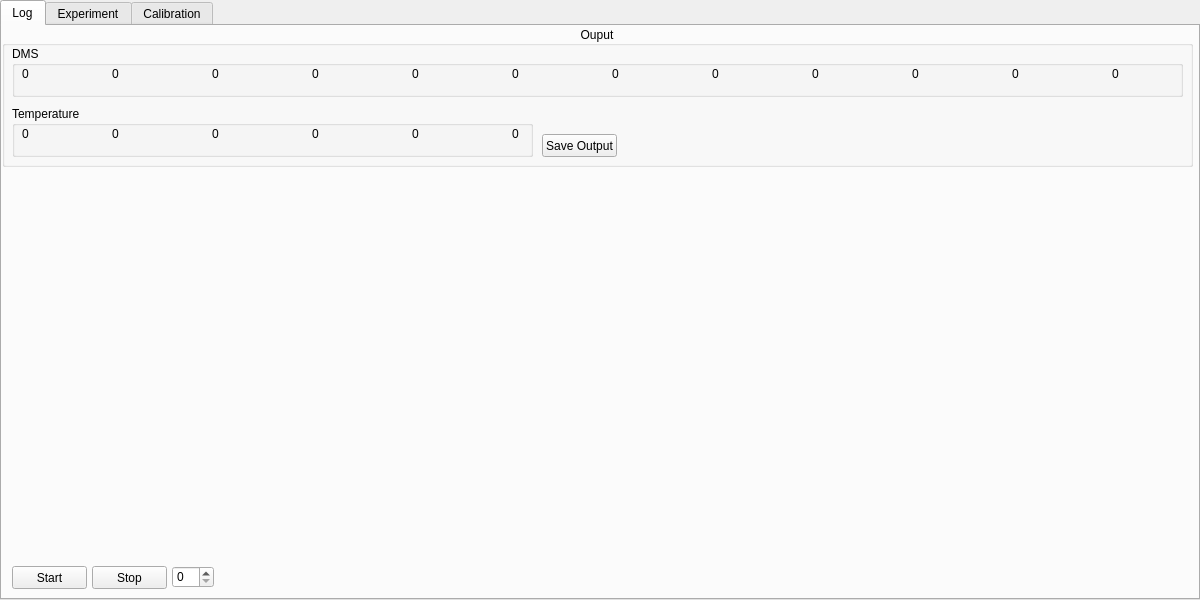
<?xml version="1.0" encoding="UTF-8"?>
<ui version="4.0">
 <class>MainWindow</class>
 <widget class="QMainWindow" name="MainWindow">
  <property name="geometry">
   <rect>
    <x>0</x>
    <y>0</y>
    <width>1200</width>
    <height>600</height>
   </rect>
  </property>
  <property name="minimumSize">
   <size>
    <width>1200</width>
    <height>600</height>
   </size>
  </property>
  <property name="maximumSize">
   <size>
    <width>1200</width>
    <height>600</height>
   </size>
  </property>
  <property name="windowTitle">
   <string>HERMESS</string>
  </property>
  <widget class="QWidget" name="centralwidget">
   <widget class="QTabWidget" name="tabWidget">
    <property name="geometry">
     <rect>
      <x>0</x>
      <y>0</y>
      <width>1200</width>
      <height>600</height>
     </rect>
    </property>
    <property name="currentIndex">
     <number>0</number>
    </property>
    <widget class="QWidget" name="logTab">
     <attribute name="title">
      <string>Log</string>
     </attribute>
     <widget class="QPushButton" name="startButton">
      <property name="geometry">
       <rect>
        <x>10</x>
        <y>540</y>
        <width>75</width>
        <height>23</height>
       </rect>
      </property>
      <property name="text">
       <string>Start</string>
      </property>
     </widget>
     <widget class="QPushButton" name="stopButton">
      <property name="geometry">
       <rect>
        <x>90</x>
        <y>540</y>
        <width>75</width>
        <height>23</height>
       </rect>
      </property>
      <property name="text">
       <string>Stop</string>
      </property>
     </widget>
     <widget class="QGroupBox" name="outputBox">
      <property name="geometry">
       <rect>
        <x>0</x>
        <y>0</y>
        <width>1191</width>
        <height>141</height>
       </rect>
      </property>
      <property name="title">
       <string>Ouput</string>
      </property>
      <property name="alignment">
       <set>Qt::AlignCenter</set>
      </property>
      <widget class="QGroupBox" name="dmsBox">
       <property name="geometry">
        <rect>
         <x>10</x>
         <y>20</y>
         <width>1171</width>
         <height>51</height>
        </rect>
       </property>
       <property name="title">
        <string>DMS</string>
       </property>
       <widget class="QLabel" name="dms_07Label">
        <property name="geometry">
         <rect>
          <x>600</x>
          <y>20</y>
          <width>95</width>
          <height>16</height>
         </rect>
        </property>
        <property name="text">
         <string>0</string>
        </property>
       </widget>
       <widget class="QLabel" name="dms_08Label">
        <property name="geometry">
         <rect>
          <x>700</x>
          <y>20</y>
          <width>95</width>
          <height>16</height>
         </rect>
        </property>
        <property name="text">
         <string>0</string>
        </property>
       </widget>
       <widget class="QLabel" name="dms_06Label">
        <property name="geometry">
         <rect>
          <x>500</x>
          <y>20</y>
          <width>95</width>
          <height>16</height>
         </rect>
        </property>
        <property name="text">
         <string>0</string>
        </property>
       </widget>
       <widget class="QLabel" name="dms_05Label">
        <property name="geometry">
         <rect>
          <x>400</x>
          <y>20</y>
          <width>95</width>
          <height>16</height>
         </rect>
        </property>
        <property name="text">
         <string>0</string>
        </property>
       </widget>
       <widget class="QLabel" name="dms_04Label">
        <property name="geometry">
         <rect>
          <x>300</x>
          <y>20</y>
          <width>95</width>
          <height>16</height>
         </rect>
        </property>
        <property name="text">
         <string>0</string>
        </property>
       </widget>
       <widget class="QLabel" name="dms_02Label">
        <property name="geometry">
         <rect>
          <x>100</x>
          <y>20</y>
          <width>95</width>
          <height>16</height>
         </rect>
        </property>
        <property name="text">
         <string>0</string>
        </property>
       </widget>
       <widget class="QLabel" name="dms_01Label">
        <property name="geometry">
         <rect>
          <x>10</x>
          <y>20</y>
          <width>95</width>
          <height>16</height>
         </rect>
        </property>
        <property name="text">
         <string>0</string>
        </property>
       </widget>
       <widget class="QLabel" name="dms_03Label">
        <property name="geometry">
         <rect>
          <x>200</x>
          <y>20</y>
          <width>95</width>
          <height>16</height>
         </rect>
        </property>
        <property name="text">
         <string>0</string>
        </property>
       </widget>
       <widget class="QLabel" name="dms_09Label">
        <property name="geometry">
         <rect>
          <x>800</x>
          <y>20</y>
          <width>95</width>
          <height>16</height>
         </rect>
        </property>
        <property name="text">
         <string>0</string>
        </property>
       </widget>
       <widget class="QLabel" name="dms_10Label">
        <property name="geometry">
         <rect>
          <x>900</x>
          <y>20</y>
          <width>95</width>
          <height>16</height>
         </rect>
        </property>
        <property name="text">
         <string>0</string>
        </property>
       </widget>
       <widget class="QLabel" name="dms_11Label">
        <property name="geometry">
         <rect>
          <x>1000</x>
          <y>20</y>
          <width>95</width>
          <height>16</height>
         </rect>
        </property>
        <property name="text">
         <string>0</string>
        </property>
       </widget>
       <widget class="QLabel" name="dms_12Label">
        <property name="geometry">
         <rect>
          <x>1100</x>
          <y>20</y>
          <width>95</width>
          <height>16</height>
         </rect>
        </property>
        <property name="text">
         <string>0</string>
        </property>
       </widget>
      </widget>
      <widget class="QGroupBox" name="tempBox">
       <property name="geometry">
        <rect>
         <x>10</x>
         <y>80</y>
         <width>521</width>
         <height>51</height>
        </rect>
       </property>
       <property name="title">
        <string>Temperature</string>
       </property>
       <widget class="QLabel" name="temp_06Label">
        <property name="geometry">
         <rect>
          <x>500</x>
          <y>20</y>
          <width>95</width>
          <height>16</height>
         </rect>
        </property>
        <property name="text">
         <string>0</string>
        </property>
       </widget>
       <widget class="QLabel" name="temp_02Label">
        <property name="geometry">
         <rect>
          <x>100</x>
          <y>20</y>
          <width>95</width>
          <height>16</height>
         </rect>
        </property>
        <property name="text">
         <string>0</string>
        </property>
       </widget>
       <widget class="QLabel" name="temp_04Label">
        <property name="geometry">
         <rect>
          <x>300</x>
          <y>20</y>
          <width>95</width>
          <height>16</height>
         </rect>
        </property>
        <property name="text">
         <string>0</string>
        </property>
       </widget>
       <widget class="QLabel" name="temp_01Label">
        <property name="geometry">
         <rect>
          <x>10</x>
          <y>20</y>
          <width>95</width>
          <height>16</height>
         </rect>
        </property>
        <property name="text">
         <string>0</string>
        </property>
       </widget>
       <widget class="QLabel" name="temp_05Label">
        <property name="geometry">
         <rect>
          <x>400</x>
          <y>20</y>
          <width>95</width>
          <height>16</height>
         </rect>
        </property>
        <property name="text">
         <string>0</string>
        </property>
       </widget>
       <widget class="QLabel" name="temp_03Label">
        <property name="geometry">
         <rect>
          <x>200</x>
          <y>20</y>
          <width>95</width>
          <height>16</height>
         </rect>
        </property>
        <property name="text">
         <string>0</string>
        </property>
       </widget>
      </widget>
      <widget class="QPushButton" name="saveButton">
       <property name="geometry">
        <rect>
         <x>540</x>
         <y>108</y>
         <width>75</width>
         <height>23</height>
        </rect>
       </property>
       <property name="text">
        <string>Save Output</string>
       </property>
      </widget>
     </widget>
     <widget class="QWidget" name="plotWidget" native="true">
      <property name="geometry">
       <rect>
        <x>0</x>
        <y>150</y>
        <width>1191</width>
        <height>381</height>
       </rect>
      </property>
     </widget>
     <widget class="QSpinBox" name="dmsChooser">
      <property name="geometry">
       <rect>
        <x>170</x>
        <y>540</y>
        <width>42</width>
        <height>22</height>
       </rect>
      </property>
      <property name="maximum">
       <number>5</number>
      </property>
     </widget>
    </widget>
    <widget class="QWidget" name="experimentTab">
     <attribute name="title">
      <string>Experiment</string>
     </attribute>
     <widget class="QGroupBox" name="experimentBox">
      <property name="geometry">
       <rect>
        <x>0</x>
        <y>10</y>
        <width>791</width>
        <height>401</height>
       </rect>
      </property>
      <property name="title">
       <string>Experiment</string>
      </property>
      <property name="alignment">
       <set>Qt::AlignCenter</set>
      </property>
      <widget class="QLabel" name="label_3">
       <property name="geometry">
        <rect>
         <x>380</x>
         <y>30</y>
         <width>71</width>
         <height>16</height>
        </rect>
       </property>
       <property name="text">
        <string>Type of Test</string>
       </property>
      </widget>
      <widget class="QLabel" name="label">
       <property name="geometry">
        <rect>
         <x>20</x>
         <y>80</y>
         <width>47</width>
         <height>14</height>
        </rect>
       </property>
       <property name="text">
        <string>Results</string>
       </property>
      </widget>
      <widget class="QLabel" name="label_4">
       <property name="geometry">
        <rect>
         <x>20</x>
         <y>30</y>
         <width>81</width>
         <height>16</height>
        </rect>
       </property>
       <property name="text">
        <string>Applied Force</string>
       </property>
      </widget>
      <widget class="QLineEdit" name="lineEdit_2">
       <property name="geometry">
        <rect>
         <x>380</x>
         <y>50</y>
         <width>111</width>
         <height>20</height>
        </rect>
       </property>
      </widget>
      <widget class="QLabel" name="label_6">
       <property name="geometry">
        <rect>
         <x>440</x>
         <y>100</y>
         <width>331</width>
         <height>281</height>
        </rect>
       </property>
       <property name="frameShape">
        <enum>QFrame::Box</enum>
       </property>
       <property name="text">
        <string/>
       </property>
       <property name="pixmap">
        <pixmap>ressources/experiment.png</pixmap>
       </property>
       <property name="scaledContents">
        <bool>true</bool>
       </property>
      </widget>
      <widget class="QLabel" name="label_2">
       <property name="geometry">
        <rect>
         <x>260</x>
         <y>30</y>
         <width>81</width>
         <height>16</height>
        </rect>
       </property>
       <property name="text">
        <string>Type of Force</string>
       </property>
      </widget>
      <widget class="QTextEdit" name="documentationText">
       <property name="geometry">
        <rect>
         <x>20</x>
         <y>100</y>
         <width>301</width>
         <height>281</height>
        </rect>
       </property>
      </widget>
      <widget class="QLineEdit" name="lineEdit_3">
       <property name="geometry">
        <rect>
         <x>20</x>
         <y>50</y>
         <width>111</width>
         <height>20</height>
        </rect>
       </property>
      </widget>
      <widget class="QLabel" name="label_5">
       <property name="geometry">
        <rect>
         <x>140</x>
         <y>30</y>
         <width>51</width>
         <height>16</height>
        </rect>
       </property>
       <property name="text">
        <string>Level Arm</string>
       </property>
      </widget>
      <widget class="QLineEdit" name="lineEdit_4">
       <property name="geometry">
        <rect>
         <x>140</x>
         <y>50</y>
         <width>111</width>
         <height>20</height>
        </rect>
       </property>
      </widget>
      <widget class="QLineEdit" name="lineEdit">
       <property name="geometry">
        <rect>
         <x>260</x>
         <y>50</y>
         <width>111</width>
         <height>20</height>
        </rect>
       </property>
      </widget>
     </widget>
     <widget class="QPushButton" name="saveExperimentButton">
      <property name="geometry">
       <rect>
        <x>10</x>
        <y>540</y>
        <width>75</width>
        <height>23</height>
       </rect>
      </property>
      <property name="text">
       <string>Save As</string>
      </property>
     </widget>
    </widget>
    <widget class="QWidget" name="kalTab">
     <attribute name="title">
      <string>Calibration</string>
     </attribute>
    </widget>
   </widget>
  </widget>
 </widget>
 <resources/>
 <connections/>
</ui>
